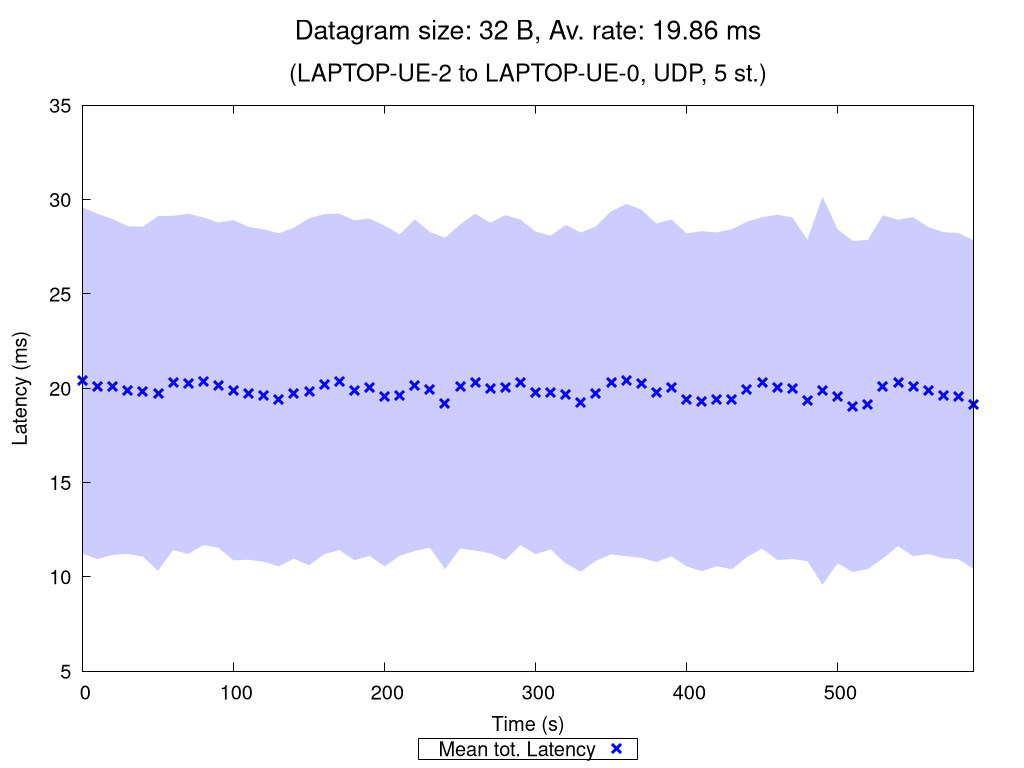

Write the gnuplot code that produced this figure.
set terminal pngcairo nocrop enhanced size 1024,768 font "Verdana,15"
set output "UDP_5_st_2020_10_12_01-37-11_two2one_00032B.png"

set title "{/=20 Datagram size: 32 B, Av. rate: 19.86 ms}\n\n{/=18 (LAPTOP-UE-2 to LAPTOP-UE-0, UDP, 5 st.)}"

set xlabel "Time (s)"
set ylabel "Latency (ms)"
set ytics nomirror
set key bmargin center horizontal box samplen 1 width -1
set bmargin 4.6
set rmargin 4.5

rf = 1.0  # rate factor
set style fill transparent solid 0.2 noborder
set autoscale xfix
plot "UDP_5_st_2020_10_12_01-37-11_two2one_00032B_iperf_processed.dat" using 1:($2/rf-$3/rf):($2/rf+$3/rf) with filledcurves lc rgb "blue" notitle, \
     "" using 1:($2/rf) with points pt 2 ps 1.5 lw 3 lc rgb "blue" title "Mean tot. Latency", \
